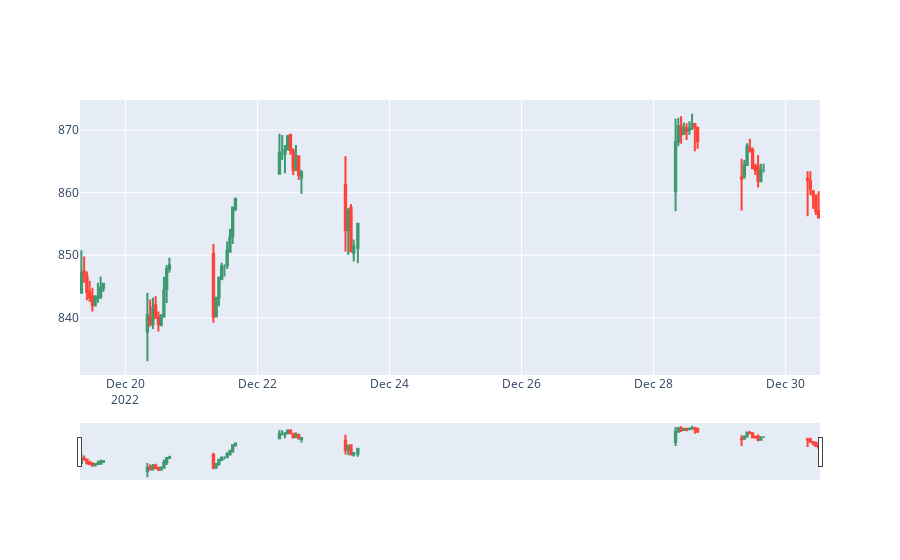

Notebook source saved alongside this figure:
### Code cell
import plotly

print("Plotly Version : {}".format(plotly.__version__))
import plotly.graph_objects as go

candlestick = go.Candlestick(
                            x=df.index,
                            open=df['Open'],
                            high=df['High'],
                            low=df['Low'],
                            close=df['Close']
                            )

fig = go.Figure(data=[candlestick])

fig.show()
